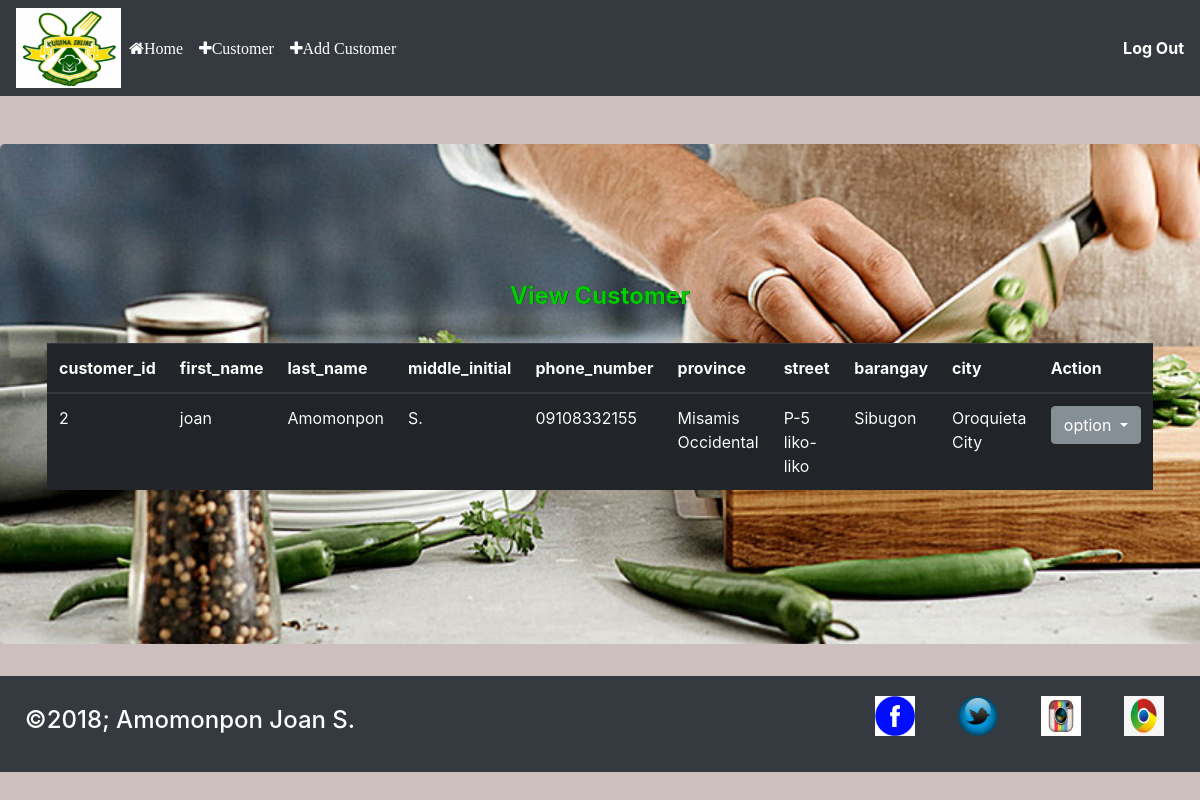
The app's page /customerview.php with its own data.
### tables this page shows
CREATE TABLE `customer` (
  `customer_id` int(50) NOT NULL,
  `first_name` varchar(50) NOT NULL,
  `last_name` varchar(50) NOT NULL,
  `middle_initial` varchar(2) NOT NULL,
  `pnumber` varchar(50) NOT NULL,
  `province` varchar(50) NOT NULL,
  `street` varchar(50) NOT NULL,
  `barangay` varchar(50) NOT NULL,
  `city` varchar(50) NOT NULL
);

### customerview.php (the view, shortened to what this page needs)
<?php
	if(isset($_POST['btn_search']))
	{
    $search = $_POST['search'];
		$query = "SELECT * FROM `onlinekusina` WHERE CONCAT(`customer_id`, `first_name`, `lastname`, `middle_initial`, `pnumber`, `province`, `street`, `barangay`, `city`) LIKE '%".$search."%'";
		$search_result = filterTable($query);
	}
	else {
		$query = "SELECT * FROM `customer`";
		$search_result = filterTable($query);
	}
	function filterTable($query)
	{
		$connect = mysqli_connect("localhost", "root", "", "onlinekusina");
		$filter_Result = mysqli_query($connect, $query);
		return $filter_Result;
	}
?>
<!DOCTYPE html>
<html>
<head>
	<link rel="stylesheet" href="bootstrap/css/bootstrap.min.css">
	<link rel="stylesheet" type="text/css" href="main.css">
  <link rel ="stylesheet" href = "font-awesome-4.7.0/font-awesome-4.7.0/css/font-awesome.min.css">
</head>
<body>
		<nav class="navbar navbar-expand-lg navbar-dark bg-dark justify-content-between">
  <img style="width: 9%;height: 80px;"  src="images/logo.jpg" />
   <div class="collapse navbar-collapse" id="navbarTogglerDemo02">
    <ul class="navbar-nav mr-auto">
      <li class="nav-item active">
        <a class="nav-link fa fa-home" href="index.php">Home <span class="sr-only">(current)</span></a>
      </li>
	  <li class="nav-item active">
        <a class="nav-link fa fa-plus" href="customerview.php">Customer <span class="sr-only">(current)</span></a>
      </li>
	  <li class="nav-item active">
        <a class="nav-link fa fa-plus" href="addcustomer.php">Add Customer <span class="sr-only">(current)</span></a>
      </li>
    </ul>
			<form class="form-inline">
					<div class="desc"><b id="logout"><a href="logout.php">Log Out</a></b></div>
			</form>
  </div>
</nav>
<br><br>
  <section class="jumbotron">
    <div class="container">
      <center>
				<font color="success"><h4><b> View Customer</b></h4></font>
				<br>
	<table class="table table-dark">
		<thead>
			<tr>
				<th>customer_id</th>
				<th>first_name</th>
				<th>last_name</th>
				<th>middle_initial</th>
				<th>phone_number</th>
				<th>province</th>
				<th>street</th>
				<th>barangay</th>
				<th>city</th>
				<th>Action</th>
			</tr>
		</thead>
					<?php while($row = mysqli_fetch_array($search_result)):?>
<tbody>
	<tr>
			<td><?php echo $row['customer_id'];?></td>
			<td><?php echo $row['first_name'];?></td>
			<td><?php echo $row['last_name'];?></td>
			<td><?php echo $row['middle_initial'];?></td>
			<td><?php echo $row['pnumber'];?></td>
			<td><?php echo $row['province'];?></td>
			<td><?php echo $row['street'];?></td>
			<td><?php echo $row['barangay'];?></td>
			<td><?php echo $row['city'];?></td>
	  <td>
				<div class="btn-group" role="group">
					<button id="btnGroupDrop1" type="button" class="btn btn-secondary dropdown-toggle" data-toggle="dropdown" aria-haspopup="true" aria-expanded="false">
					option
					</button>
			</div>
	  </td>
	</tr>
</tbody>
	<?php endwhile;?>
	</table>
</center>
    </div>
</section>
  <footer >
	<div class="row">
       <h4 class="col-sm-4"> &copy2018; Amomonpon Joan S.</h4>
    <ul class="col-sm-8">
      <ul class="col-sm-8">
		  <li class="col-sm-2"><img src="Images/img6.png"></li>
		 <li class="col-sm-2"><img src="Images/img9.png"></li>
 		<li class="col-sm-2"> <img src="Images/img2.jpg"></li>
 		<li class="col-sm-2"> <img src="Images/img5.jpg"></li>
		</ul>
    </ul>
  </div>
</footer>
</body>
</html>

### main.css (style rules this page uses)
body { height: 100%; margin: 0; text-align: center; width: 100%; background-color:#cebfbf !important; }
header .row, footer .row { display: flex; align-items: center; }
.jumbotron { display: flex; align-items: center; background-image: url('./Images/t2.jpg'); background-size: cover; color: #ffffff; height: 500px; text-shadow: 0.25px 0.25px 0.25px #000000; }
a { color: white; }
footer { font-size: 14px; padding: 20px 0; background-color: #343a40; color: #ffffff; }
footer .col-sm-8 { display: flex; justify-content: flex-end; }
footer ul { list-style: none; }
footer li img { width: 40px; height: 40px; }

### records on screen
customer: customer_id "2", first_name "joan", last_name "Amomonpon", middle_initial "S.", pnumber "09108332155", province "Misamis Occidental", street "P-5 liko-liko", barangay "Sibugon", city "Oroquieta City"
